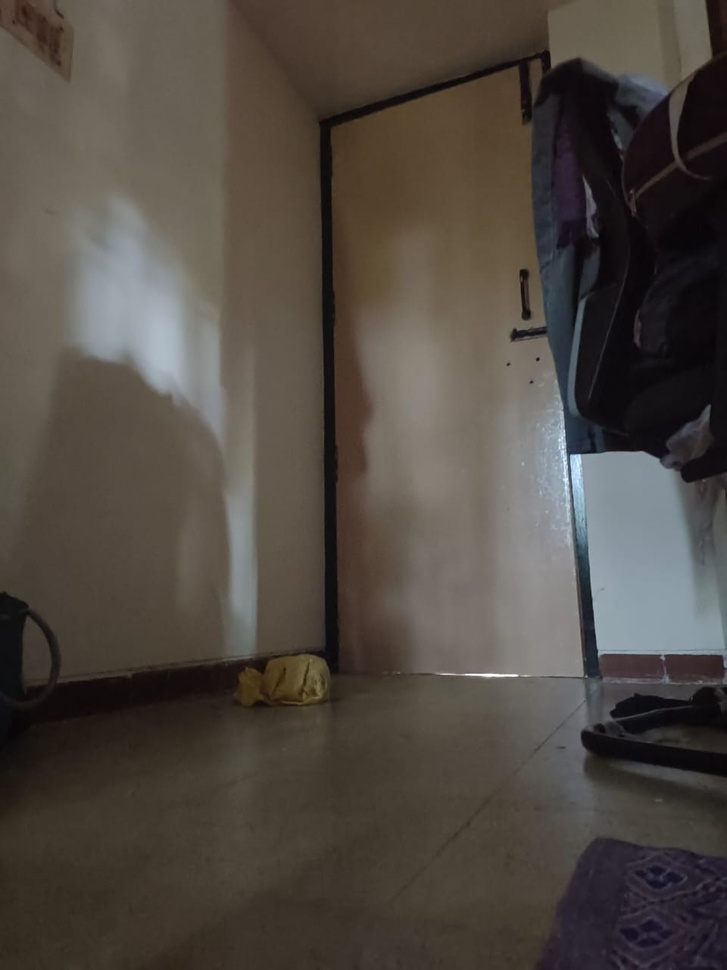
#> input picture imag1.jpg, 727 x 970 px, shrunk from 960 x 1280 before the run
$ jupyter execute set7.ipynb   (older library calls are emulated)
#> lines starting #> are read from the running program, lines starting #| are printed output that depends on the picture; after the words box and inside, x2 and y2 are one past the last pixel; in counts of white or black regions, pixels touching at a corner belong together
[cell 1]
import cv2
import numpy as np
import matplotlib.pyplot as plt

# Load the image and convert to grayscale
image = cv2.imread('imag1.jpg', cv2.IMREAD_GRAYSCALE)
#> image: shape (970, 727); min 5, max 255, mean 74.5

# Step 1: Smoothing using Gaussian filter
smoothed_image = cv2.GaussianBlur(image, (5, 5), 0)

# Step 2: Gradient calculation using Sobel operators
gradient_x = cv2.Sobel(smoothed_image, cv2.CV_64F, 1, 0, ksize=3)
gradient_y = cv2.Sobel(smoothed_image, cv2.CV_64F, 0, 1, ksize=3)
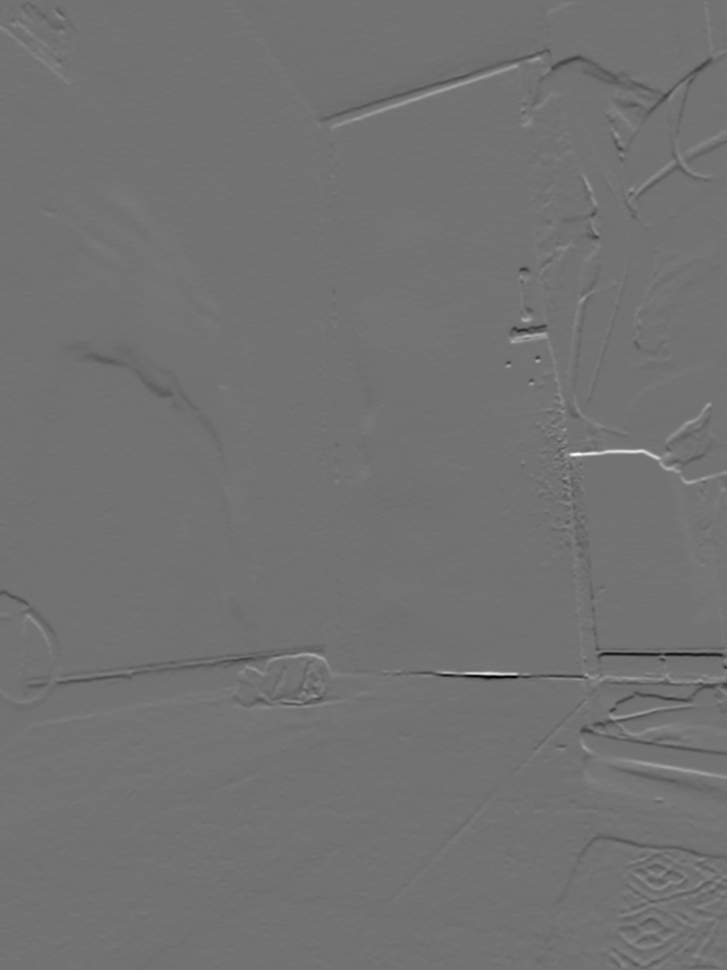
#> gradient_y: shape (970, 727) float64; min -325, max 398, mean -0.3; drawn with min black and max white

# Calculate the magnitude and angle of the gradients
magnitude = cv2.magnitude(gradient_x, gradient_y)
angle = cv2.phase(gradient_x, gradient_y, angleInDegrees=True)
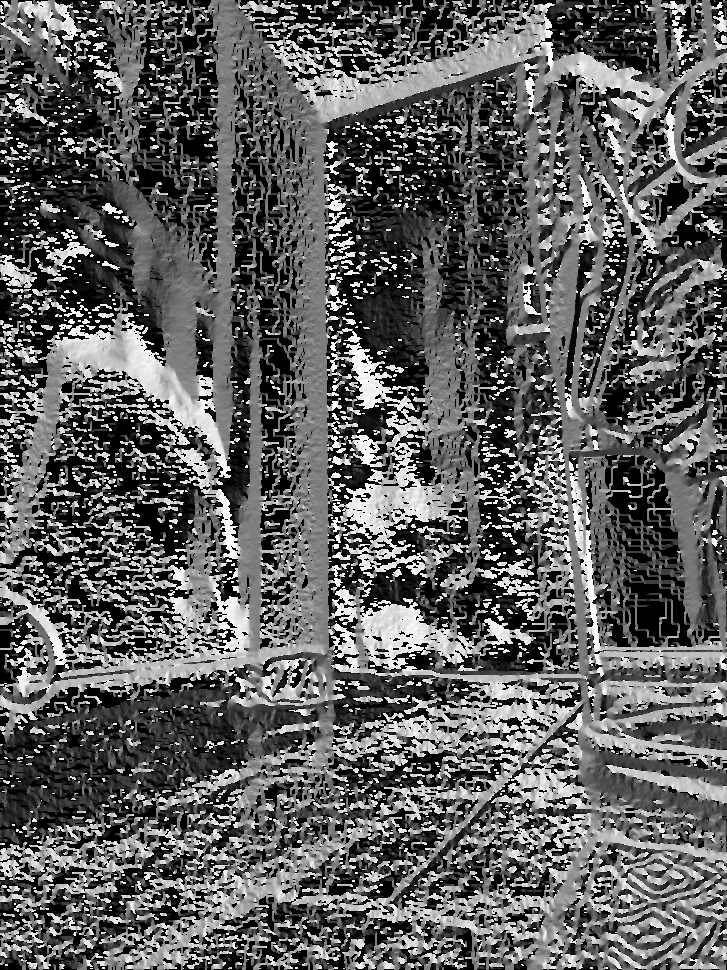
#> angle: shape (970, 727) float64; min 0, max 359.8, mean 134; drawn with min black and max white

# Step 3: Non-Maximum Suppression (thinning edges)
nms_image = np.zeros_like(magnitude)
for i in range(1, magnitude.shape[0] - 1):
    for j in range(1, magnitude.shape[1] - 1):
        # Get angle of the gradient
        ang = angle[i, j] % 180
        if (0 <= ang < 22.5) or (157.5 <= ang <= 180):
            neighbors = [magnitude[i, j+1], magnitude[i, j-1]]
        elif (22.5 <= ang < 67.5):
            neighbors = [magnitude[i+1, j-1], magnitude[i-1, j+1]]
        elif (67.5 <= ang < 112.5):
            neighbors = [magnitude[i+1, j], magnitude[i-1, j]]
        else:
            neighbors = [magnitude[i-1, j-1], magnitude[i+1, j+1]]

        # Compare with neighbors and suppress non-maxima
        if magnitude[i, j] >= max(neighbors):
            nms_image[i, j] = magnitude[i, j]
        else:
            nms_image[i, j] = 0
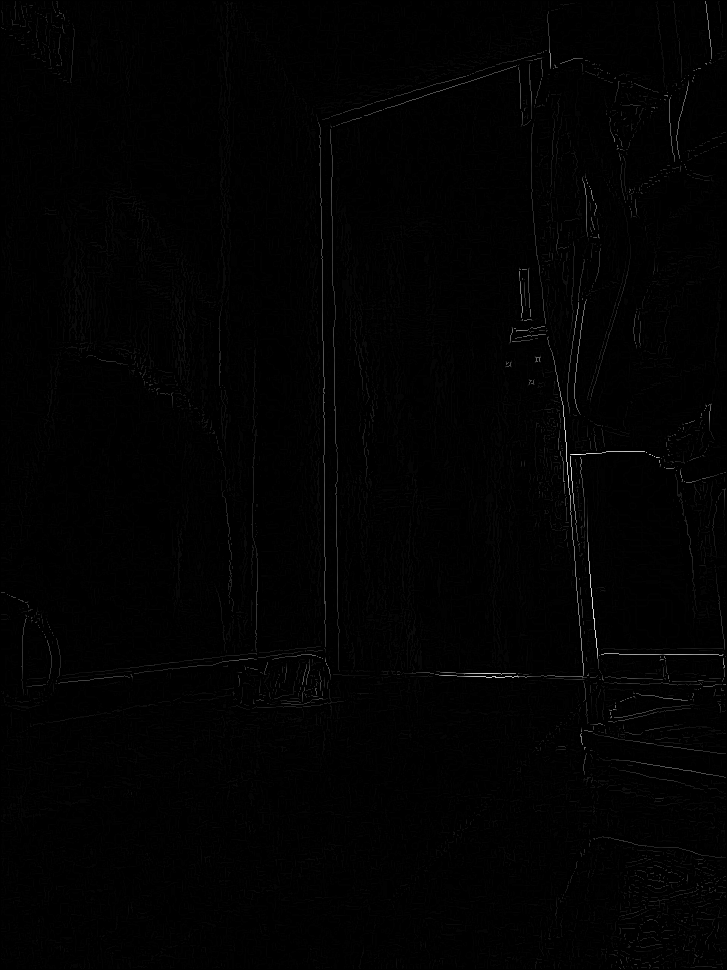
#> nms_image: shape (970, 727) float64; min 0, max 399.3, mean 3.1; drawn with min black and max white

# Step 4: Apply thresholding (Edge tracking by hysteresis)
low_threshold = 50
high_threshold = 150
edges = cv2.inRange(nms_image, low_threshold, high_threshold)
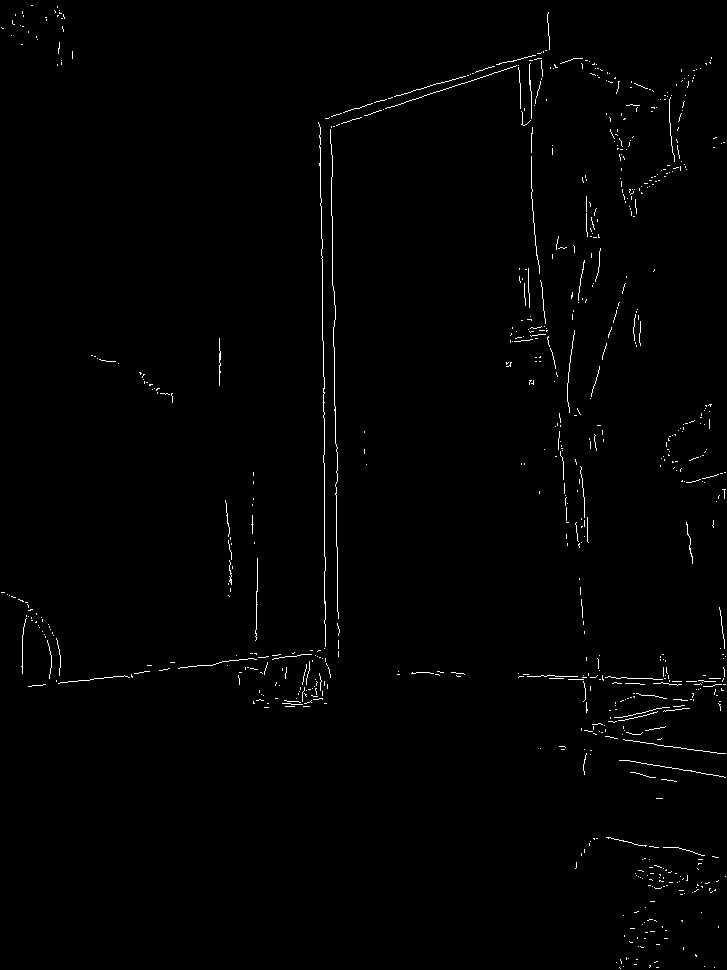
#> edges: shape (970, 727); 0.92% white in thin lines or dots

# Display the result
plt.figure(figsize=(10, 10))
plt.subplot(1, 2, 1)
plt.title('Original Image')
plt.imshow(image, cmap='gray')

plt.subplot(1, 2, 2)
plt.title('Canny Edge Detection')
plt.imshow(edges, cmap='gray')
plt.show()

[cell 2]
import cv2
import numpy as np
import matplotlib.pyplot as plt

# Load the image and convert to grayscale
image = cv2.imread('imag1.jpg', cv2.IMREAD_GRAYSCALE)

# Set the seed point (starting pixel) and threshold for growing the region
seed_point = (100, 100)  # Example seed point
threshold = 10           # Threshold for intensity similarity

# Create an output image initialized with zeros (black)
segmented_image = np.zeros_like(image)

# Function to perform region growing segmentation
def region_growing(img, seed, threshold):
#> called with seed = (100, 100), threshold = 10
    height, width = img.shape
#> height = 970; width = 727
    visited = np.zeros_like(img, dtype=bool)  # To keep track of visited pixels
    region_intensity = img[seed]  # Intensity value at the seed point
#> region_intensity = 102
    region = [seed]

    # A simple 4-connected neighborhood system (can be expanded to 8-connectivity)
    neighbors = [(-1, 0), (1, 0), (0, -1), (0, 1)]

    # While there are still pixels to process
    while region:
        x, y = region.pop()
        if visited[x, y]:
            continue
        visited[x, y] = True

        # Check intensity difference with the seed point
        if abs(int(img[x, y]) - region_intensity) <= threshold:
            segmented_image[x, y] = img[x, y]

            # Add the neighbors to the region
            for dx, dy in neighbors:
                nx, ny = x + dx, y + dy
                if 0 <= nx < height and 0 <= ny < width and not visited[nx, ny]:
                    region.append((nx, ny))
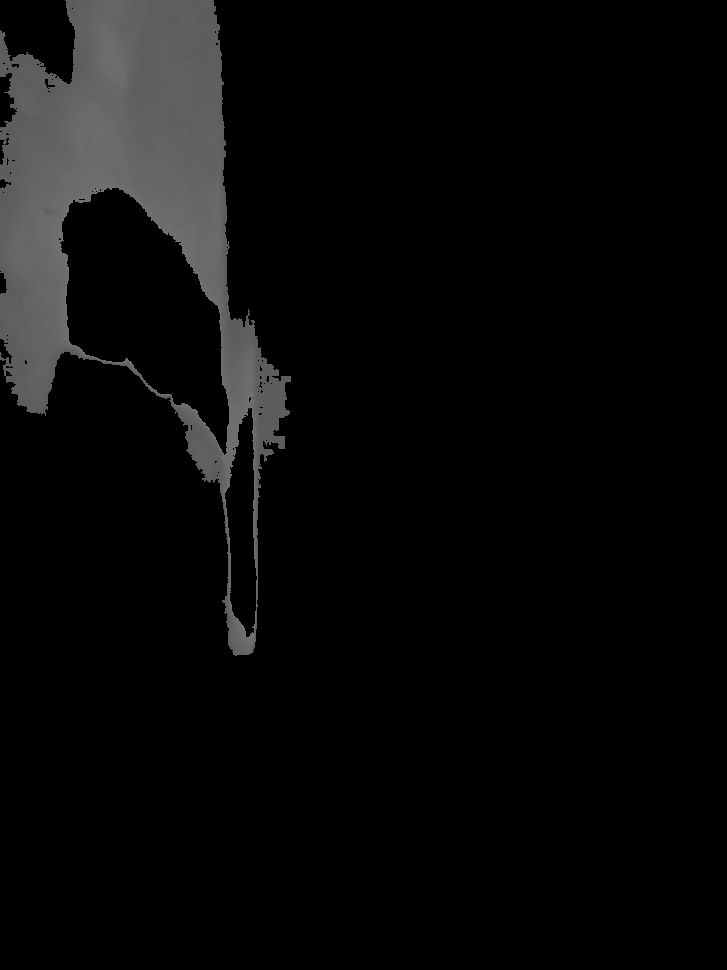
#> segmented_image: shape (970, 727); min 0, max 112, mean 9.5
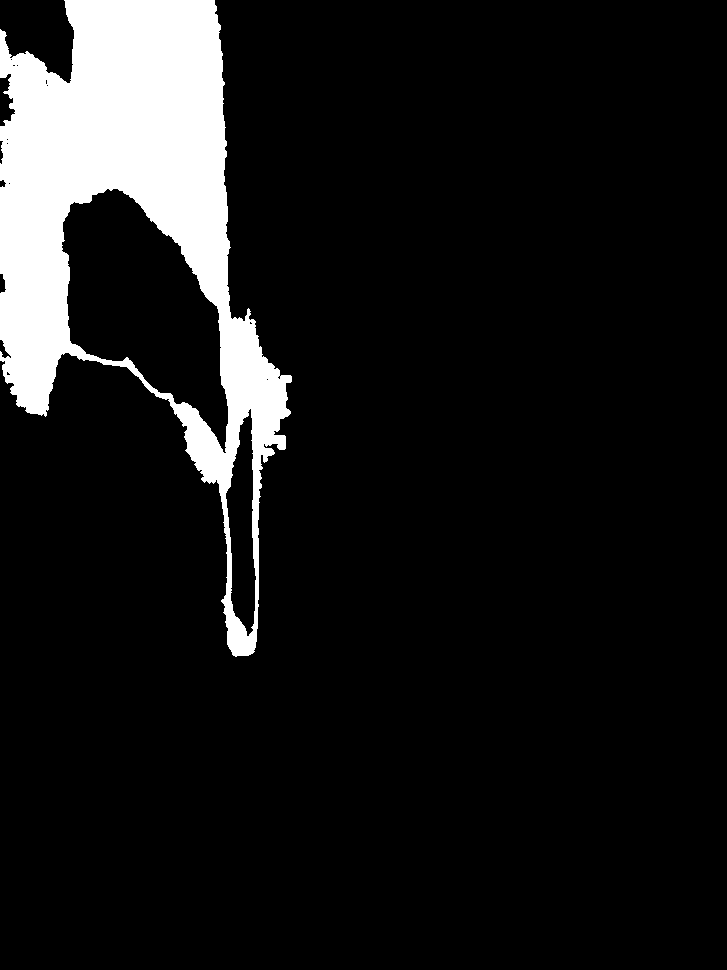
#> visited: shape (970, 727) bool; 10% white; 1 white region, box (x1, y1, x2, y2) and area: (0, 0, 292, 657) 70560
#> after the loop, region = []

# Run region-growing segmentation
region_growing(image, seed_point, threshold)

# Display the segmented image
plt.figure(figsize=(10, 10))
plt.subplot(1, 2, 1)
plt.title('Original Image')
plt.imshow(image, cmap='gray')

plt.subplot(1, 2, 2)
plt.title('Segmented Image (Region Growing)')
plt.imshow(segmented_image, cmap='gray')
plt.show()

$ run again, with imag2.jpg copied over imag1.jpg
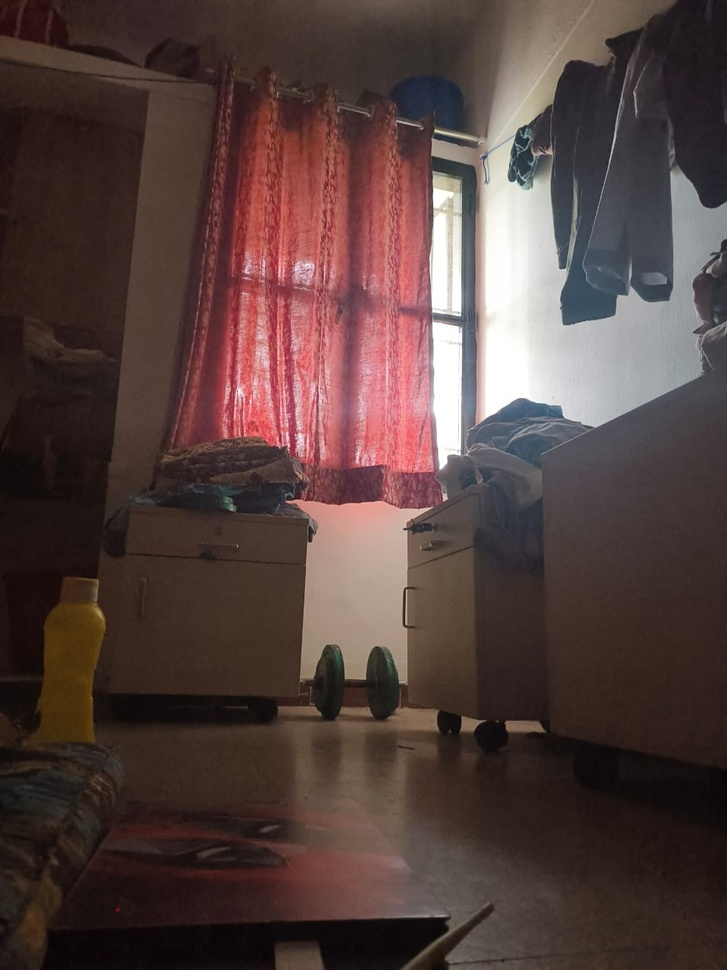
#> input picture imag2.jpg, 727 x 970 px, shrunk from 960 x 1280 before the run
#> `edges = cv2.inRange(nms_image, low_threshold, high_threshold)`:
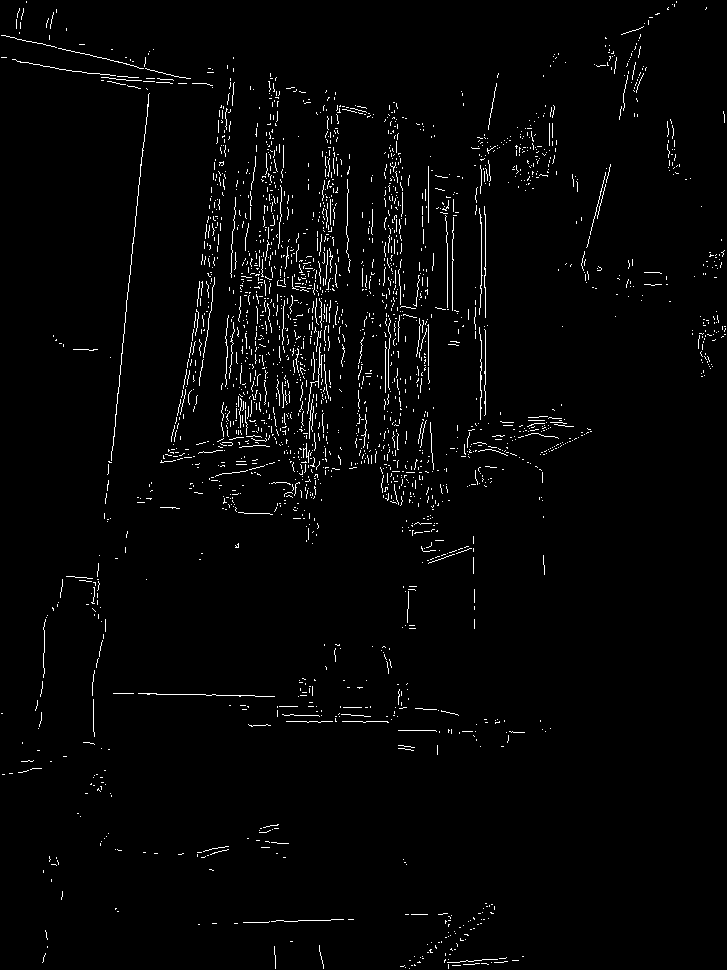
#> edges: shape (970, 727); 2.2% white in thin lines or dots
#> region_intensity = 37
#> after the loop in region_growing, `while region:`:
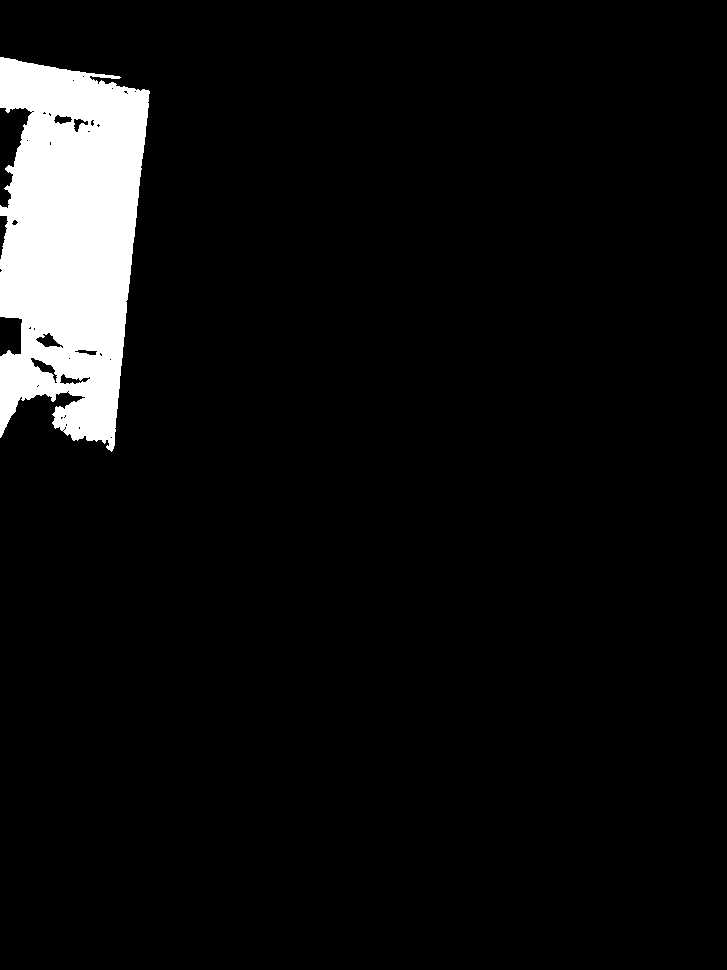
#> visited: shape (970, 727) bool; 6.1% white; 1 white region, box (x1, y1, x2, y2) and area: (0, 57, 150, 452) 43189
#> after the loop in region_growing, `while region:`: region = []
